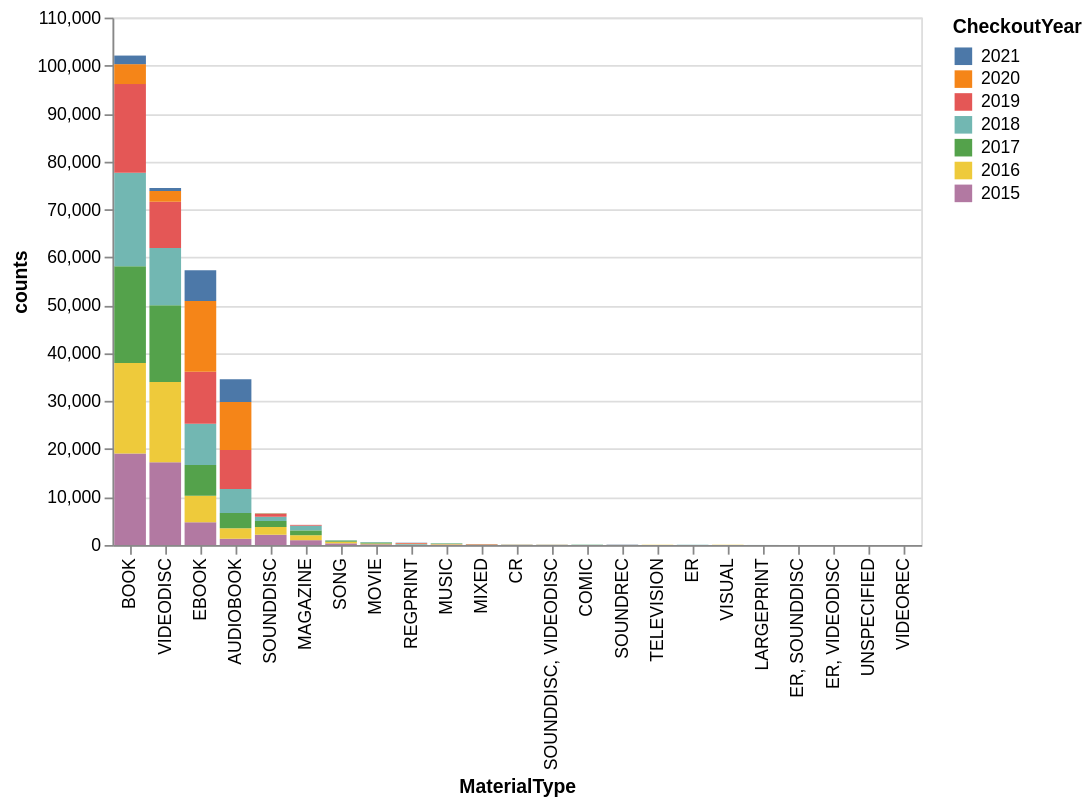

Notebook code for this chart:
### Code cell
# Chart with click actions
selection = alt.selection_point(fields=['CheckoutYear'], bind='legend')
alt.Chart(seattle_material_grouped).mark_bar().encode(
    x=alt.X('MaterialType', sort='-y'),
    y='counts',
    color=alt.Color('CheckoutYear:N', sort=alt.EncodingSortField('CheckoutYear', order='descending')),
    tooltip=['MaterialType', 'counts', 'CheckoutYear'],
    opacity=alt.condition(selection, alt.value(1), alt.value(0.2)),
    order='CheckoutYear'
).add_params(
    selection
)

### Figure 1 — Vega-Lite specification as saved in the notebook (floating-point values rounded to 4 significant figures)
{"config": {"view": {"continuousWidth": 300, "continuousHeight": 300}}, "data": {"name": "data-73b297576c9ecbb755844259deeb97e5"}, "mark": {"type": "bar"}, "encoding": {"color": {"field": "CheckoutYear", "sort": {"field": "CheckoutYear", "order": "descending"}, "type": "nominal"}, "opacity": {"condition": {"param": "param_9b4158eca497655c", "value": 1}, "value": 0.2}, "order": {"field": "CheckoutYear", "type": "quantitative"}, "tooltip": [{"field": "MaterialType", "type": "nominal"}, {"field": "counts", "type": "quantitative"}, {"field": "CheckoutYear", "type": "quantitative"}], "x": {"field": "MaterialType", "sort": "-y", "type": "nominal"}, "y": {"field": "counts", "type": "quantitative"}}, "params": [{"name": "param_9b4158eca497655c", "select": {"type": "point", "fields": ["CheckoutYear"]}, "bind": "legend"}], "$schema": "https://vega.github.io/schema/vega-lite/v6.1.0.json", "datasets": {"data-73b297576c9ecbb755844259deeb97e5": [{"MaterialType": "AUDIOBOOK", "CheckoutYear": 2015, "counts": 1321}, {"MaterialType": "AUDIOBOOK", "CheckoutYear": 2016, "counts": 2163}, {"MaterialType": "AUDIOBOOK", "CheckoutYear": 2017, "counts": 3164}, {"MaterialType": "AUDIOBOOK", "CheckoutYear": 2018, "counts": 5027}, {"MaterialType": "AUDIOBOOK", "CheckoutYear": 2019, "counts": 8111}, {"MaterialType": "AUDIOBOOK", "CheckoutYear": 2020, "counts": 10050}, {"MaterialType": "AUDIOBOOK", "CheckoutYear": 2021, "counts": 4706}, {"MaterialType": "BOOK", "CheckoutYear": 2015, "counts": 19087}, {"MaterialType": "BOOK", "CheckoutYear": 2016, "counts": 18844}, {"MaterialType": "BOOK", "CheckoutYear": 2017, "counts": 20187}, {"MaterialType": "BOOK", "CheckoutYear": 2018, "counts": 19524}, {"MaterialType": "BOOK", "CheckoutYear": 2019, "counts": 18495}, {"MaterialType": "BOOK", "CheckoutYear": 2020, "counts": 4151}, {"MaterialType": "BOOK", "CheckoutYear": 2021, "counts": 1788}, {"MaterialType": "COMIC", "CheckoutYear": 2016, "counts": 1}, {"MaterialType": "COMIC", "CheckoutYear": 2017, "counts": 43}, {"MaterialType": "COMIC", "CheckoutYear": 2018, "counts": 39}, {"MaterialType": "CR", "CheckoutYear": 2015, "counts": 24}, {"MaterialType": "CR", "CheckoutYear": 2016, "counts": 25}, {"MaterialType": "CR", "CheckoutYear": 2017, "counts": 24}, {"MaterialType": "CR", "CheckoutYear": 2018, "counts": 18}, {"MaterialType": "CR", "CheckoutYear": 2019, "counts": 17}, {"MaterialType": "CR", "CheckoutYear": 2020, "counts": 4}, {"MaterialType": "EBOOK", "CheckoutYear": 2015, "counts": 4732}, {"MaterialType": "EBOOK", "CheckoutYear": 2016, "counts": 5540}, {"MaterialType": "EBOOK", "CheckoutYear": 2017, "counts": 6394}, {"MaterialType": "EBOOK", "CheckoutYear": 2018, "counts": 8607}, {"MaterialType": "EBOOK", "CheckoutYear": 2019, "counts": 10837}, {"MaterialType": "EBOOK", "CheckoutYear": 2020, "counts": 14769}, {"MaterialType": "EBOOK", "CheckoutYear": 2021, "counts": 6420}, {"MaterialType": "ER", "CheckoutYear": 2015, "counts": 8}, {"MaterialType": "ER", "CheckoutYear": 2016, "counts": 1}, {"MaterialType": "ER", "CheckoutYear": 2017, "counts": 10}, {"MaterialType": "ER", "CheckoutYear": 2018, "counts": 11}, {"MaterialType": "ER", "CheckoutYear": 2020, "counts": 2}, {"MaterialType": "ER", "CheckoutYear": 2021, "counts": 2}, {"MaterialType": "ER, SOUNDDISC", "CheckoutYear": 2015, "counts": 1}, {"MaterialType": "ER, SOUNDDISC", "CheckoutYear": 2016, "counts": 2}, {"MaterialType": "ER, SOUNDDISC", "CheckoutYear": 2017, "counts": 6}, {"MaterialType": "ER, SOUNDDISC", "CheckoutYear": 2018, "counts": 1}, {"MaterialType": "ER, VIDEODISC", "CheckoutYear": 2019, "counts": 8}, {"MaterialType": "ER, VIDEODISC", "CheckoutYear": 2020, "counts": 1}, {"MaterialType": "LARGEPRINT", "CheckoutYear": 2015, "counts": 6}, {"MaterialType": "LARGEPRINT", "CheckoutYear": 2017, "counts": 1}, {"MaterialType": "LARGEPRINT", "CheckoutYear": 2018, "counts": 9}, {"MaterialType": "LARGEPRINT", "CheckoutYear": 2019, "counts": 2}, {"MaterialType": "LARGEPRINT", "CheckoutYear": 2021, "counts": 1}, {"MaterialType": "MAGAZINE", "CheckoutYear": 2015, "counts": 1001}, {"MaterialType": "MAGAZINE", "CheckoutYear": 2016, "counts": 1033}, {"MaterialType": "MAGAZINE", "CheckoutYear": 2017, "counts": 1014}, {"MaterialType": "MAGAZINE", "CheckoutYear": 2018, "counts": 977}, {"MaterialType": "MAGAZINE", "CheckoutYear": 2019, "counts": 172}, {"MaterialType": "MIXED", "CheckoutYear": 2015, "counts": 24}, {"MaterialType": "MIXED", "CheckoutYear": 2016, "counts": 33}, {"MaterialType": "MIXED", "CheckoutYear": 2017, "counts": 32}, {"MaterialType": "MIXED", "CheckoutYear": 2018, "counts": 36}, {"MaterialType": "MIXED", "CheckoutYear": 2019, "counts": 46}, {"MaterialType": "MIXED", "CheckoutYear": 2020, "counts": 19}, {"MaterialType": "MIXED", "CheckoutYear": 2021, "counts": 5}, {"MaterialType": "MOVIE", "CheckoutYear": 2015, "counts": 143}, {"MaterialType": "MOVIE", "CheckoutYear": 2016, "counts": 172}, {"MaterialType": "MOVIE", "CheckoutYear": 2017, "counts": 198}, {"MaterialType": "MOVIE", "CheckoutYear": 2018, "counts": 83}, {"MaterialType": "MUSIC", "CheckoutYear": 2015, "counts": 105}, {"MaterialType": "MUSIC", "CheckoutYear": 2016, "counts": 97}, {"MaterialType": "MUSIC", "CheckoutYear": 2017, "counts": 125}, {"MaterialType": "MUSIC", "CheckoutYear": 2018, "counts": 54}, {"MaterialType": "MUSIC", "CheckoutYear": 2019, "counts": 1}, {"MaterialType": "REGPRINT", "CheckoutYear": 2015, "counts": 26}, {"MaterialType": "REGPRINT", "CheckoutYear": 2016, "counts": 46}, {"MaterialType": "REGPRINT", "CheckoutYear": 2017, "counts": 32}, {"MaterialType": "REGPRINT", "CheckoutYear": 2018, "counts": 114}, {"MaterialType": "REGPRINT", "CheckoutYear": 2019, "counts": 164}, {"MaterialType": "REGPRINT", "CheckoutYear": 2020, "counts": 36}, {"MaterialType": "REGPRINT", "CheckoutYear": 2021, "counts": 29}, {"MaterialType": "SONG", "CheckoutYear": 2015, "counts": 339}, {"MaterialType": "SONG", "CheckoutYear": 2016, "counts": 345}, {"MaterialType": "SONG", "CheckoutYear": 2017, "counts": 248}, {"MaterialType": "SONG", "CheckoutYear": 2018, "counts": 43}, {"MaterialType": "SOUNDDISC", "CheckoutYear": 2015, "counts": 2159}, {"MaterialType": "SOUNDDISC", "CheckoutYear": 2016, "counts": 1570}, {"MaterialType": "SOUNDDISC", "CheckoutYear": 2017, "counts": 1275}, {"MaterialType": "SOUNDDISC", "CheckoutYear": 2018, "counts": 899}, {"MaterialType": "SOUNDDISC", "CheckoutYear": 2019, "counts": 580}, {"MaterialType": "SOUNDDISC", "CheckoutYear": 2020, "counts": 98}, {"MaterialType": "SOUNDDISC", "CheckoutYear": 2021, "counts": 12}, {"MaterialType": "SOUNDDISC, VIDEODISC", "CheckoutYear": 2015, "counts": 38}, {"MaterialType": "SOUNDDISC, VIDEODISC", "CheckoutYear": 2016, "counts": 21}, {"MaterialType": "SOUNDDISC, VIDEODISC", "CheckoutYear": 2017, "counts": 24}, {"MaterialType": "SOUNDDISC, VIDEODISC", "CheckoutYear": 2018, "counts": 6}, {"MaterialType": "SOUNDREC", "CheckoutYear": 2015, "counts": 34}, {"MaterialType": "SOUNDREC", "CheckoutYear": 2016, "counts": 26}, {"MaterialType": "SOUNDREC", "CheckoutYear": 2017, "counts": 13}, {"MaterialType": "SOUNDREC", "CheckoutYear": 2018, "counts": 6}, {"MaterialType": "SOUNDREC", "CheckoutYear": 2019, "counts": 3}, {"MaterialType": "TELEVISION", "CheckoutYear": 2015, "counts": 7}, {"MaterialType": "TELEVISION", "CheckoutYear": 2016, "counts": 17}, {"MaterialType": "TELEVISION", "CheckoutYear": 2017, "counts": 5}, {"MaterialType": "TELEVISION", "CheckoutYear": 2018, "counts": 10}, {"MaterialType": "UNSPECIFIED", "CheckoutYear": 2021, "counts": 2}, {"MaterialType": "VIDEODISC", "CheckoutYear": 2015, "counts": 17230}, {"MaterialType": "VIDEODISC", "CheckoutYear": 2016, "counts": 16755}, {"MaterialType": "VIDEODISC", "CheckoutYear": 2017, "counts": 16006}, {"MaterialType": "VIDEODISC", "CheckoutYear": 2018, "counts": 11975}, {"MaterialType": "VIDEODISC", "CheckoutYear": 2019, "counts": 9596}, {"MaterialType": "VIDEODISC", "CheckoutYear": 2020, "counts": 2253}, {"MaterialType": "VIDEODISC", "CheckoutYear": 2021, "counts": 658}, {"MaterialType": "VIDEOREC", "CheckoutYear": 2017, "counts": 2}, {"MaterialType": "VISUAL", "CheckoutYear": 2015, "counts": 13}, {"MaterialType": "VISUAL", "CheckoutYear": 2016, "counts": 14}, {"MaterialType": "VISUAL", "CheckoutYear": 2017, "counts": 4}]}}
